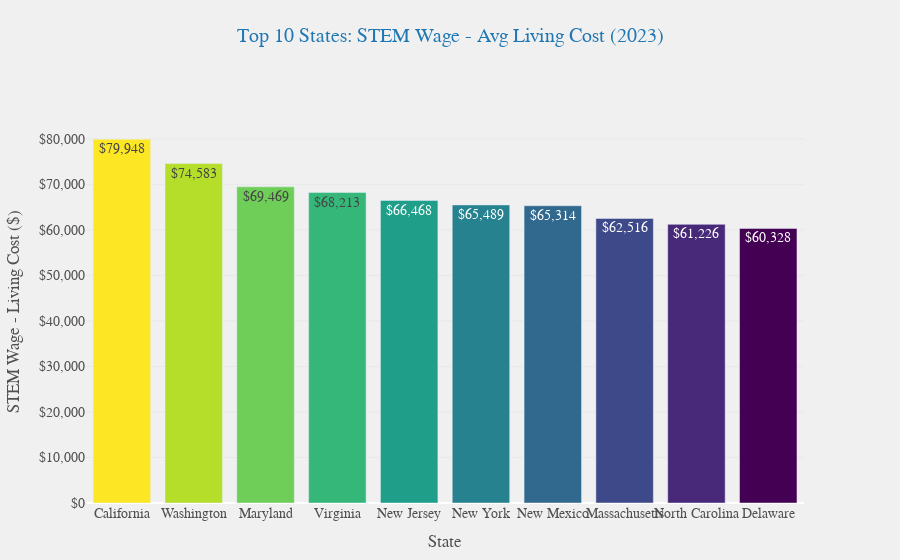

This figure's notebook cell:
### Code cell
import plotly.express as px
import plotly.graph_objects as go
from plotly.subplots import make_subplots

livingcst_df = pd.read_csv("Data/livingcost.csv")
df_2023 = df[df['year'] == 2023]

df_2023 = pd.merge(df_2023, livingcst_df, on="area_name", how='inner')

df_2023.drop(columns=['Unnamed: 0_y','Unnamed: 0_x'], inplace=True)

df_2023['Profit'] = df_2023['a_mean'] - df_2023['livingCost']

# Sort the DataFrame by Profit in descending order and get the top 10
top_10_profit_states = df_2023.sort_values('Profit', ascending=False).head(10)

# Create a custom color scale
colors = px.colors.sequential.Viridis_r[:len(top_10_profit_states)]

# Create figure with secondary y-axis
fig = make_subplots(specs=[[{"secondary_y": True}]])

# Add bar chart for Profit
fig.add_trace(
    go.Bar(
        x=top_10_profit_states['area_name'],
        y=top_10_profit_states['Profit'],
        marker_color=colors,
        text=top_10_profit_states['Profit'].apply(lambda x: f'${x:,.0f}'),
        textposition='auto',
        name='STEM Wage - Living Cost',
        hovertemplate='%{x}<br>Profit: %{text}<extra></extra>'
    ),
    secondary_y=False,
)

# Customize the layout
fig.update_layout(
    title={
        'text': 'Top 10 States: STEM Wage - Avg Living Cost (2023)',
        'y':0.95,
        'x':0.5,
        'xanchor': 'center',
        'yanchor': 'top',
        'font': dict(size=20, color='#1f77b4')
    },
    xaxis_title='State',
    yaxis_title='STEM Wage - Living Cost ($)',
    xaxis={'tickangle': 0},
    plot_bgcolor='rgba(240,240,240,0.95)',
    paper_bgcolor='rgba(240,240,240,0.95)',
    font=dict(family="Arial", size=14, color="#505050"),
    legend=dict(
        orientation="h",
        yanchor="bottom",
        y=1.02,
        xanchor="right",
        x=1
    ),
    margin=dict(l=50, r=50, t=120, b=50),
)

# Update yaxis properties
fig.update_yaxes(title_text="STEM Wage - Living Cost ($)", secondary_y=False)

# Add a subtle grid
fig.update_yaxes(showgrid=True, gridwidth=1, gridcolor='rgba(200,200,200,0.2)', secondary_y=False)

# Format y-axis as currency
fig.update_layout(yaxis=dict(tickprefix="$", tickformat=",.0f"))

# Show the figure
fig.show()

### Figure 1 — Plotly figure (JSON) as saved in the notebook; plotly's stock layout.template omitted (floating-point values rounded to 4 significant figures)
{"data": [{"hovertemplate": "%{x}<br>Profit: %{text}<extra></extra>", "marker": {"color": ["#fde725", "#b5de2b", "#6ece58", "#35b779", "#1f9e89", "#26828e", "#31688e", "#3e4989", "#482878", "#440154"]}, "name": "STEM Wage - Living Cost", "text": ["$79,948", "$74,583", "$69,469", "$68,213", "$66,468", "$65,489", "$65,314", "$62,516", "$61,226", "$60,328"], "textposition": "auto", "type": "bar", "x": ["California", "Washington", "Maryland", "Virginia", "New Jersey", "New York", "New Mexico", "Massachusetts", "North Carolina", "Delaware"], "xaxis": "x", "y": [79948, 74583, 69469, 68213, 66468, 65489, 65314, 62516, 61226, 60328], "yaxis": "y"}], "layout": {"font": {"color": "#505050", "family": "Arial", "size": 14}, "legend": {"orientation": "h", "x": 1, "xanchor": "right", "y": 1.02, "yanchor": "bottom"}, "margin": {"b": 50, "l": 50, "r": 50, "t": 120}, "paper_bgcolor": "rgba(240,240,240,0.95)", "plot_bgcolor": "rgba(240,240,240,0.95)", "title": {"font": {"color": "#1f77b4", "size": 20}, "text": "Top 10 States: STEM Wage - Avg Living Cost (2023)", "x": 0.5, "xanchor": "center", "y": 0.95, "yanchor": "top"}, "xaxis": {"anchor": "y", "domain": [0, 0.94], "tickangle": 0, "title": {"text": "State"}}, "yaxis": {"anchor": "x", "domain": [0, 1], "gridcolor": "rgba(200,200,200,0.2)", "gridwidth": 1, "showgrid": true, "tickformat": ",.0f", "tickprefix": "$", "title": {"text": "STEM Wage - Living Cost ($)"}}, "yaxis2": {"anchor": "x", "overlaying": "y", "side": "right"}}}
